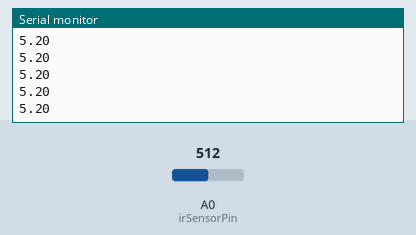
Bench run of a sketch on a simulated Arduino Uno, built with avr-gcc and run on an emulated ATmega328P. Shown: the last lines printed to the serial monitor. The test bench sets the inputs (shaded band); at power-on: A0 (irSensorPin) = 512.

Above: at 1.2 s.
1.3 s: A0 (irSensorPin) set to 0
At 1.41 s:
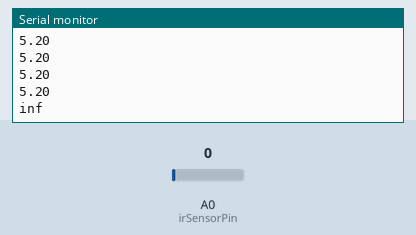
3.3 s: A0 (irSensorPin) set to 122
At 3.32 s:
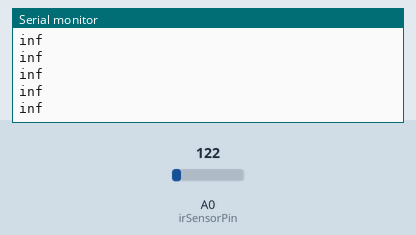

Measured:
- after the input at 1.3 s, the serial monitor: prints a new line after 0.11 s (image 1)

The sketch:

infrared.ino
```cpp
const int irSensorPin = A0;
float irSensorvalue = 0;
float volts = 0.0;
int distance = 0;
void setup() {
  // put your setup code here, to run once:
  Serial.begin(9600);
}
void loop() {
  // put your main code here, to run repeatedly:
  float irSensorValue = analogRead(irSensorPin);
  float voltage = irSensorValue * 5 / 1024;  // switching from 0..1023 to 0..5V
  float distance = 13 * pow(voltage, -1);    // extracted from the datasheet
  delay(100);
  Serial.println(distance);
}
```
